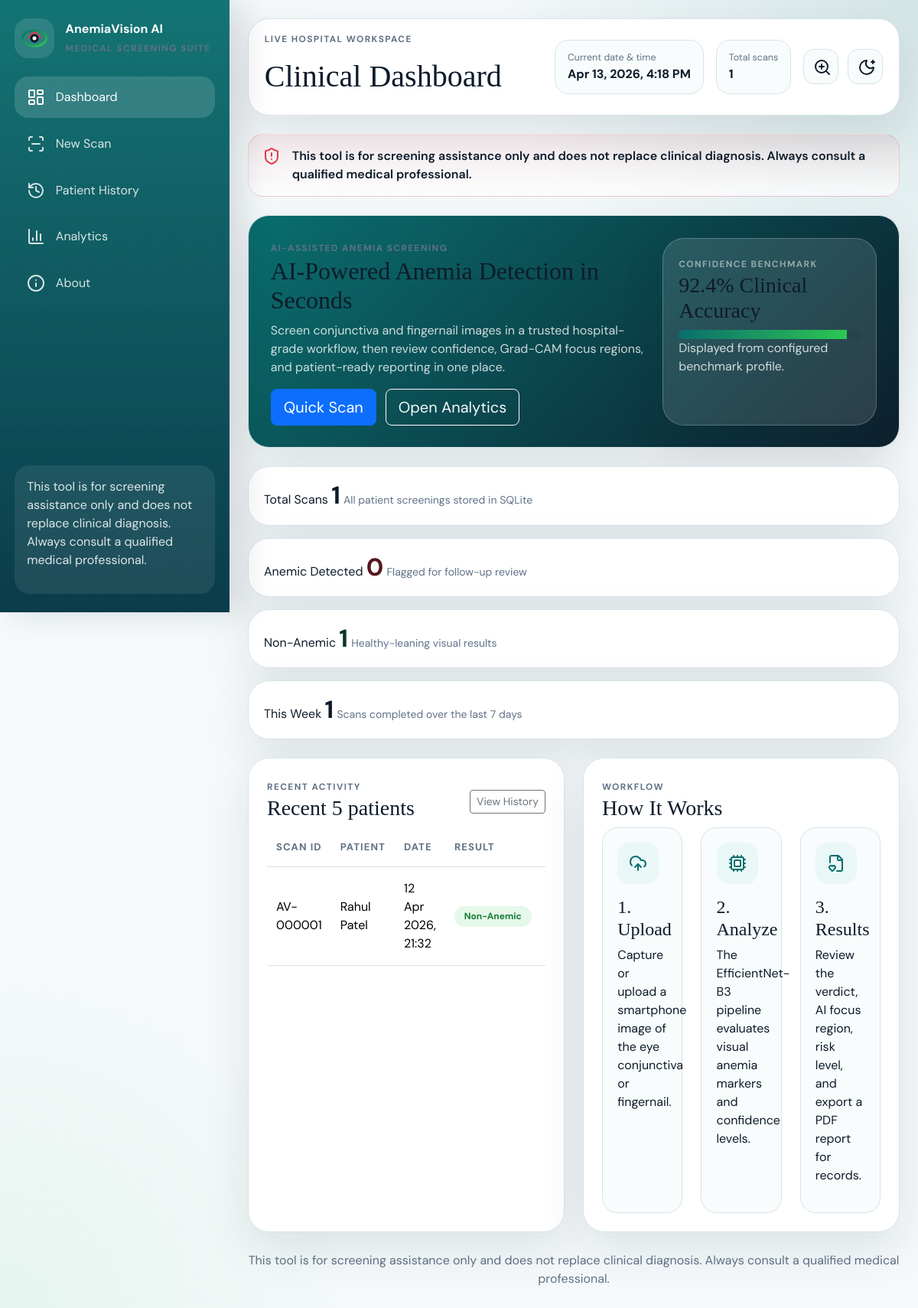
The page / on the database its author committed.
### app.py (models this page shows, shortened)
class Scan(db.Model):
    __tablename__ = "scans"
    id = db.Column(db.Integer, primary_key=True)
    patient_name = db.Column(db.String(150), nullable=False)
    age = db.Column(db.Integer, nullable=True)
    gender = db.Column(db.String(32), nullable=True)
    phone = db.Column(db.String(32), nullable=True)
    image_type = db.Column(db.String(40), nullable=True)
    image_path = db.Column(db.String(500), nullable=False)
    gradcam_path = db.Column(db.String(500), nullable=True)
    prediction = db.Column(db.String(32), nullable=False)
    confidence = db.Column(db.Float, nullable=False)
    risk_level = db.Column(db.String(20), nullable=True)
    anemic_probability = db.Column(db.Float, nullable=False)
    non_anemic_probability = db.Column(db.Float, nullable=False)
    notes = db.Column(db.Text, nullable=True)
    created_at = db.Column(
        db.DateTime,
        nullable=False,
        default=datetime.utcnow,
        server_default=func.current_timestamp(),
    )
    @property
    def public_scan_id(self) -> str:
        return f"AV-{self.id:06d}"
    @property
    def is_anemic(self) -> bool:
        return self.prediction == "Anemic"
    @property
    def confidence_percent(self) -> float:
        return round((self.confidence or 0.0) * 100, 1)

### app.py (the view)
    @app.route("/")
    def index():
        return render_template(
            "index.html",
            home_stats=home_stats(),
            recent_scans=latest_scans(limit=5),
            performance=performance_overview(),
        )

### app.py (called while the page is built)
def latest_scans(limit: int = 5) -> list[Scan]:
    return Scan.query.order_by(Scan.created_at.desc()).limit(limit).all()

def home_stats() -> dict[str, int]:
    total_scans = Scan.query.count()
    anemic_detected = Scan.query.filter(Scan.prediction == "Anemic").count()
    non_anemic_detected = Scan.query.filter(Scan.prediction == "Non-Anemic").count()
    week_start = datetime.utcnow() - timedelta(days=7)
    this_week = Scan.query.filter(Scan.created_at >= week_start).count()
    return {
        "total_scans": total_scans,
        "anemic_detected": anemic_detected,
        "non_anemic_detected": non_anemic_detected,
        "this_week": this_week,
    }

### model.py (called while the page is built)
def latest_available_checkpoint() -> Path | None:
    for checkpoint_path in (BEST_CHECKPOINT_PATH, LATEST_CHECKPOINT_PATH):
        if checkpoint_path.exists():
            return checkpoint_path
    return None

### templates/index.html (shortened to what this page needs)
{% extends "base.html" %}
{% block page_title %}Clinical Dashboard{% endblock %}
{% block content %}
<section class="hero-panel fade-in-up">
    <div class="hero-copy">
        <span class="eyebrow">AI-assisted anemia screening</span>
        <h2>AI-Powered Anemia Detection in Seconds</h2>
        <p>
            Screen conjunctiva and fingernail images in a trusted hospital-grade workflow,
            then review confidence, Grad-CAM focus regions, and patient-ready reporting in one place.
        </p>
        <div class="hero-actions">
            <a href="{{ url_for('scan_page') }}" class="btn btn-primary btn-lg">Quick Scan</a>
            <a href="{{ url_for('analytics_page') }}" class="btn btn-outline-light btn-lg">Open Analytics</a>
        </div>
    </div>
    <div class="accuracy-card">
        <span class="eyebrow text-white-50">Confidence benchmark</span>
        <h3>{{ "%.1f"|format(performance.accuracy_badge) }}% Clinical Accuracy</h3>
        <div class="confidence-meter">
            <div class="confidence-fill" data-progress="{{ performance.accuracy_badge }}"></div>
        </div>
        <p>Displayed from {{ performance.source }}.</p>
    </div>
</section>
<section class="stats-grid">
    <article class="stat-card fade-in-up">
        <span>Total Scans</span>
        <strong>{{ home_stats.total_scans }}</strong>
        <small>All patient screenings stored in SQLite</small>
    </article>
    <article class="stat-card fade-in-up">
        <span>Anemic Detected</span>
        <strong class="text-danger-emphasis">{{ home_stats.anemic_detected }}</strong>
        <small>Flagged for follow-up review</small>
    </article>
    <article class="stat-card fade-in-up">
        <span>Non-Anemic</span>
        <strong class="text-success-emphasis">{{ home_stats.non_anemic_detected }}</strong>
        <small>Healthy-leaning visual results</small>
    </article>
    <article class="stat-card fade-in-up">
        <span>This Week</span>
        <strong>{{ home_stats.this_week }}</strong>
        <small>Scans completed over the last 7 days</small>
    </article>
</section>
<div class="content-grid">
    <section class="surface-card fade-in-up">
        <div class="section-header">
            <div>
                <span class="eyebrow">Recent activity</span>
                <h3>Recent 5 patients</h3>
            </div>
            <a href="{{ url_for('history_page') }}" class="btn btn-sm btn-outline-secondary">View History</a>
        </div>
        <div class="table-responsive">
            <table class="table app-table align-middle">
                <thead>
                    <tr>
                        <th>Scan ID</th>
                        <th>Patient</th>
                        <th>Date</th>
                        <th>Result</th>
                        <th>Confidence</th>
                    </tr>
                </thead>
                <tbody>
                    {% if recent_scans %}
                        {% for scan in recent_scans %}
                            <tr>
                                <td><a href="{{ url_for('result_page', scan_id=scan.id) }}">{{ scan.public_scan_id }}</a></td>
                                <td>{{ scan.patient_name }}</td>
                                <td>{{ scan.created_at.strftime("%d %b %Y, %H:%M") }}</td>
                                <td>
                                    <span class="badge result-badge {% if scan.is_anemic %}result-badge-danger{% else %}result-badge-success{% endif %}">
                                        {{ scan.prediction }}
                                    </span>
                                </td>
                                <td>{{ "%.1f"|format(scan.confidence_percent) }}%</td>
                            </tr>
                        {% endfor %}
                    {% else %}
                        <tr>
                            <td colspan="5" class="empty-state-cell">No scans yet. Start with a new patient screening.</td>
                        </tr>
                    {% endif %}
                </tbody>
            </table>
        </div>
    </section>
    <section class="surface-card fade-in-up">
        <div class="section-header">
            <div>
                <span class="eyebrow">Workflow</span>
                <h3>How It Works</h3>
            </div>
        </div>
        <div class="steps-grid">
            <article class="step-card">
                <div class="step-icon"><i data-lucide="upload-cloud"></i></div>
                <h4>1. Upload</h4>
                <p>Capture or upload a smartphone image of the eye conjunctiva or fingernail.</p>
            </article>
            <article class="step-card">
                <div class="step-icon"><i data-lucide="cpu"></i></div>
                <h4>2. Analyze</h4>
                <p>The EfficientNet-B3 pipeline evaluates visual anemia markers and confidence levels.</p>
            </article>
            <article class="step-card">
                <div class="step-icon"><i data-lucide="file-heart"></i></div>
                <h4>3. Results</h4>
                <p>Review the verdict, AI focus region, risk level, and export a PDF report for records.</p>
            </article>
        </div>
    </section>
</div>
{% endblock %}

### rows shown on the page
Scan: public_scan_id "AV-000001", patient_name "Rahul Patel", created_at "12 Apr 2026, 21:32", prediction "Non-Anemic"

### other values the page prints
{{ disclaimer_text }} "This tool is for screening assistance only and does not replace clinical diagnosis. Always consult a qualified medical professional."
{{ total_scans_counter }} "1"
{{ "%.1f"|format(performance.accuracy_badge) }} "92.4"
{{ performance.source }} "configured benchmark profile"
{{ home_stats.total_scans }} "1"
{{ home_stats.anemic_detected }} "0"
{{ home_stats.non_anemic_detected }} "1"
{{ home_stats.this_week }} "1"
